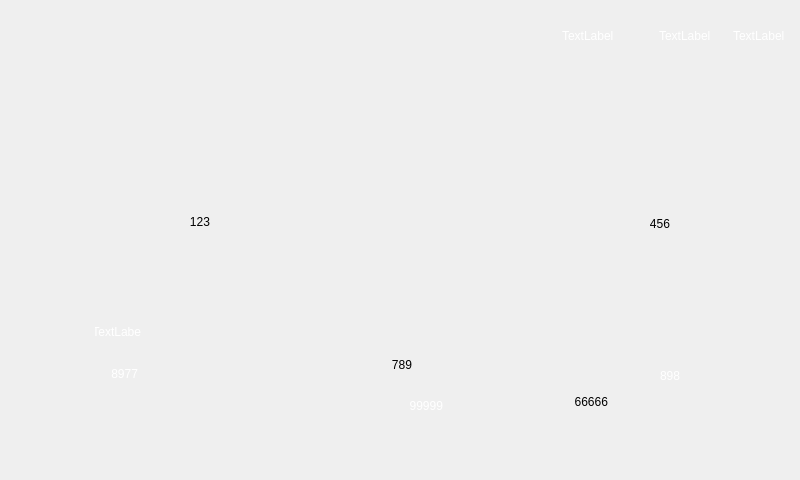
<?xml version="1.0" encoding="UTF-8"?>
<ui version="4.0">
 <class>Widget</class>
 <widget class="QWidget" name="Widget">
  <property name="geometry">
   <rect>
    <x>0</x>
    <y>0</y>
    <width>800</width>
    <height>480</height>
   </rect>
  </property>
  <property name="windowTitle">
   <string>Widget</string>
  </property>
  <widget class="QStackedWidget" name="stackedWidget">
   <property name="geometry">
    <rect>
     <x>0</x>
     <y>0</y>
     <width>800</width>
     <height>480</height>
    </rect>
   </property>
   <property name="styleSheet">
    <string notr="true"/>
   </property>
   <property name="currentIndex">
    <number>0</number>
   </property>
   <widget class="QWidget" name="page">
    <widget class="QLabel" name="label">
     <property name="geometry">
      <rect>
       <x>170</x>
       <y>75</y>
       <width>471</width>
       <height>170</height>
      </rect>
     </property>
     <property name="styleSheet">
      <string notr="true"/>
     </property>
     <property name="text">
      <string/>
     </property>
    </widget>
    <widget class="QLabel" name="label_2">
     <property name="geometry">
      <rect>
       <x>70</x>
       <y>72</y>
       <width>204</width>
       <height>204</height>
      </rect>
     </property>
     <property name="styleSheet">
      <string notr="true">border-image: url(:/new/prefix1/img/icon/zhuansu.png);</string>
     </property>
     <property name="text">
      <string/>
     </property>
    </widget>
    <widget class="QLabel" name="label_3">
     <property name="geometry">
      <rect>
       <x>562</x>
       <y>15</y>
       <width>95</width>
       <height>41</height>
      </rect>
     </property>
     <property name="styleSheet">
      <string notr="true">color: rgb(255, 255, 255);
font: 75 14pt &quot;Ubuntu&quot;;</string>
     </property>
     <property name="text">
      <string>TextLabel</string>
     </property>
    </widget>
    <widget class="QLabel" name="label_5">
     <property name="geometry">
      <rect>
       <x>526</x>
       <y>72</y>
       <width>204</width>
       <height>204</height>
      </rect>
     </property>
     <property name="styleSheet">
      <string notr="true">border-image: url(:/new/prefix1/img/icon/shuiwen.png);</string>
     </property>
     <property name="text">
      <string/>
     </property>
    </widget>
    <widget class="QLabel" name="label_6">
     <property name="geometry">
      <rect>
       <x>130</x>
       <y>210</y>
       <width>80</width>
       <height>24</height>
      </rect>
     </property>
     <property name="styleSheet">
      <string notr="true">font: 75 italic 16pt &quot;Ubuntu&quot;;
font: 75 16pt &quot;Ubuntu&quot;;</string>
     </property>
     <property name="text">
      <string>123</string>
     </property>
     <property name="alignment">
      <set>Qt::AlignRight|Qt::AlignTrailing|Qt::AlignVCenter</set>
     </property>
    </widget>
    <widget class="QLabel" name="label_7">
     <property name="geometry">
      <rect>
       <x>594</x>
       <y>212</y>
       <width>76</width>
       <height>24</height>
      </rect>
     </property>
     <property name="styleSheet">
      <string notr="true">font: 75 italic 16pt &quot;Ubuntu&quot;;
font: 75 16pt &quot;Ubuntu&quot;;</string>
     </property>
     <property name="text">
      <string>456</string>
     </property>
     <property name="alignment">
      <set>Qt::AlignRight|Qt::AlignTrailing|Qt::AlignVCenter</set>
     </property>
    </widget>
    <widget class="QLabel" name="label_8">
     <property name="geometry">
      <rect>
       <x>357</x>
       <y>353</y>
       <width>55</width>
       <height>24</height>
      </rect>
     </property>
     <property name="styleSheet">
      <string notr="true">font: 75 italic 16pt &quot;Ubuntu&quot;;
font: 75 16pt &quot;Ubuntu&quot;;
</string>
     </property>
     <property name="text">
      <string>789</string>
     </property>
     <property name="alignment">
      <set>Qt::AlignRight|Qt::AlignTrailing|Qt::AlignVCenter</set>
     </property>
    </widget>
    <widget class="QLabel" name="label_9">
     <property name="geometry">
      <rect>
       <x>366</x>
       <y>394</y>
       <width>77</width>
       <height>24</height>
      </rect>
     </property>
     <property name="styleSheet">
      <string notr="true">font: 75 16pt &quot;Ubuntu&quot;;
color: rgb(255, 255, 255);</string>
     </property>
     <property name="text">
      <string>99999</string>
     </property>
     <property name="alignment">
      <set>Qt::AlignRight|Qt::AlignTrailing|Qt::AlignVCenter</set>
     </property>
    </widget>
    <widget class="QLabel" name="label_4">
     <property name="geometry">
      <rect>
       <x>240</x>
       <y>15</y>
       <width>311</width>
       <height>41</height>
      </rect>
     </property>
     <property name="styleSheet">
      <string notr="true">font: 75 16pt &quot;Ubuntu&quot;;
color: rgb(255, 255, 0);</string>
     </property>
     <property name="text">
      <string/>
     </property>
     <property name="alignment">
      <set>Qt::AlignCenter</set>
     </property>
    </widget>
    <widget class="QLabel" name="label_10">
     <property name="geometry">
      <rect>
       <x>87</x>
       <y>363</y>
       <width>51</width>
       <height>21</height>
      </rect>
     </property>
     <property name="styleSheet">
      <string notr="true">color: rgb(255, 255, 255);
font: 75 16pt &quot;Ubuntu&quot;;</string>
     </property>
     <property name="text">
      <string>8977</string>
     </property>
     <property name="alignment">
      <set>Qt::AlignRight|Qt::AlignTrailing|Qt::AlignVCenter</set>
     </property>
    </widget>
    <widget class="QLabel" name="label_11">
     <property name="geometry">
      <rect>
       <x>660</x>
       <y>363</y>
       <width>54</width>
       <height>26</height>
      </rect>
     </property>
     <property name="styleSheet">
      <string notr="true">color: rgb(255, 255, 255);
font: 75 16pt &quot;Ubuntu&quot;;</string>
     </property>
     <property name="text">
      <string>898</string>
     </property>
    </widget>
    <widget class="QLabel" name="label_12">
     <property name="geometry">
      <rect>
       <x>733</x>
       <y>15</y>
       <width>66</width>
       <height>41</height>
      </rect>
     </property>
     <property name="styleSheet">
      <string notr="true">color: rgb(255, 255, 255);
font: 75 14pt &quot;Ubuntu&quot;;</string>
     </property>
     <property name="text">
      <string>TextLabel</string>
     </property>
    </widget>
    <widget class="QLabel" name="label_13">
     <property name="geometry">
      <rect>
       <x>659</x>
       <y>15</y>
       <width>77</width>
       <height>41</height>
      </rect>
     </property>
     <property name="styleSheet">
      <string notr="true">color: rgb(255, 255, 255);
font: 75 14pt &quot;Ubuntu&quot;;</string>
     </property>
     <property name="text">
      <string>TextLabel</string>
     </property>
    </widget>
    <widget class="QLabel" name="label_14">
     <property name="geometry">
      <rect>
       <x>656</x>
       <y>322</y>
       <width>54</width>
       <height>26</height>
      </rect>
     </property>
     <property name="styleSheet">
      <string notr="true">color: rgb(255, 255, 255);
font: 75 16pt &quot;Ubuntu&quot;;</string>
     </property>
     <property name="text">
      <string/>
     </property>
    </widget>
    <widget class="QLabel" name="label_15">
     <property name="geometry">
      <rect>
       <x>310</x>
       <y>15</y>
       <width>151</width>
       <height>41</height>
      </rect>
     </property>
     <property name="styleSheet">
      <string notr="true">color: rgb(255, 0, 0);
font: 75 italic 16pt &quot;Ubuntu&quot;;</string>
     </property>
     <property name="text">
      <string/>
     </property>
     <property name="alignment">
      <set>Qt::AlignCenter</set>
     </property>
    </widget>
    <widget class="QLabel" name="label_20">
     <property name="geometry">
      <rect>
       <x>95</x>
       <y>316</y>
       <width>46</width>
       <height>31</height>
      </rect>
     </property>
     <property name="styleSheet">
      <string notr="true">color: rgb(255, 255, 255);
font: 75 16pt &quot;Ubuntu&quot;;</string>
     </property>
     <property name="text">
      <string>TextLabel</string>
     </property>
     <property name="alignment">
      <set>Qt::AlignCenter</set>
     </property>
    </widget>
    <widget class="QLabel" name="label_21">
     <property name="geometry">
      <rect>
       <x>554</x>
       <y>391</y>
       <width>54</width>
       <height>22</height>
      </rect>
     </property>
     <property name="styleSheet">
      <string notr="true">font: 75 16pt &quot;Ubuntu&quot;;</string>
     </property>
     <property name="text">
      <string>66666</string>
     </property>
     <property name="alignment">
      <set>Qt::AlignRight|Qt::AlignTrailing|Qt::AlignVCenter</set>
     </property>
    </widget>
   </widget>
   <widget class="QWidget" name="page_2">
    <widget class="QLineEdit" name="lineEdit">
     <property name="geometry">
      <rect>
       <x>350</x>
       <y>155</y>
       <width>65</width>
       <height>29</height>
      </rect>
     </property>
     <property name="text">
      <string>中文</string>
     </property>
    </widget>
    <widget class="QLineEdit" name="lineEdit_2">
     <property name="geometry">
      <rect>
       <x>426</x>
       <y>155</y>
       <width>70</width>
       <height>31</height>
      </rect>
     </property>
     <property name="text">
      <string>English</string>
     </property>
    </widget>
    <widget class="QProgressBar" name="progressBar">
     <property name="geometry">
      <rect>
       <x>372</x>
       <y>253</y>
       <width>169</width>
       <height>13</height>
      </rect>
     </property>
     <property name="focusPolicy">
      <enum>Qt::StrongFocus</enum>
     </property>
     <property name="value">
      <number>24</number>
     </property>
    </widget>
    <widget class="QDateTimeEdit" name="dateTimeEdit">
     <property name="geometry">
      <rect>
       <x>340</x>
       <y>200</y>
       <width>236</width>
       <height>31</height>
      </rect>
     </property>
     <property name="timeSpec">
      <enum>Qt::LocalTime</enum>
     </property>
    </widget>
   </widget>
   <widget class="QWidget" name="page_3">
    <widget class="QPushButton" name="pushButton_2">
     <property name="geometry">
      <rect>
       <x>507</x>
       <y>391</y>
       <width>114</width>
       <height>88</height>
      </rect>
     </property>
     <property name="focusPolicy">
      <enum>Qt::NoFocus</enum>
     </property>
     <property name="styleSheet">
      <string notr="true">border-image: url(:/new/prefix1/img/jiemian/labayes.png);</string>
     </property>
     <property name="text">
      <string/>
     </property>
    </widget>
   </widget>
   <widget class="QWidget" name="page_4">
    <widget class="QListWidget" name="listWidget">
     <property name="geometry">
      <rect>
       <x>310</x>
       <y>150</y>
       <width>171</width>
       <height>131</height>
      </rect>
     </property>
     <property name="styleSheet">
      <string notr="true">background-color: rgb(81, 81, 81);
gridline-color: rgb(255, 0, 0);
color: rgb(255, 255, 255);</string>
     </property>
     <property name="viewMode">
      <enum>QListView::ListMode</enum>
     </property>
    </widget>
   </widget>
   <widget class="QWidget" name="page_5"/>
   <widget class="QWidget" name="page_6">
    <widget class="QListWidget" name="listWidget_2">
     <property name="geometry">
      <rect>
       <x>280</x>
       <y>170</y>
       <width>283</width>
       <height>72</height>
      </rect>
     </property>
     <property name="styleSheet">
      <string notr="true">background-color: rgb(81, 81, 81);
gridline-color: rgb(255, 0, 0);
color: rgb(255, 255, 255);</string>
     </property>
    </widget>
   </widget>
   <widget class="QWidget" name="page_7">
    <widget class="QListWidget" name="listWidget_3">
     <property name="geometry">
      <rect>
       <x>258</x>
       <y>117</y>
       <width>162</width>
       <height>224</height>
      </rect>
     </property>
     <property name="styleSheet">
      <string notr="true">background-color: rgb(81, 81, 81);
gridline-color: rgb(255, 0, 0);
color: rgb(255, 255, 255);</string>
     </property>
    </widget>
    <widget class="QListWidget" name="listWidget_4">
     <property name="geometry">
      <rect>
       <x>442</x>
       <y>117</y>
       <width>162</width>
       <height>225</height>
      </rect>
     </property>
     <property name="styleSheet">
      <string notr="true">background-color: rgb(81, 81, 81);
gridline-color: rgb(255, 0, 0);
color: rgb(255, 255, 255);</string>
     </property>
    </widget>
   </widget>
   <widget class="QWidget" name="page_8"/>
   <widget class="QWidget" name="page_9"/>
   <widget class="QWidget" name="page_10">
    <widget class="QListWidget" name="listWidget_5">
     <property name="geometry">
      <rect>
       <x>310</x>
       <y>113</y>
       <width>172</width>
       <height>213</height>
      </rect>
     </property>
     <property name="styleSheet">
      <string notr="true">background-color: rgb(81, 81, 81);
gridline-color: rgb(255, 0, 0);
color: rgb(255, 255, 255);</string>
     </property>
    </widget>
   </widget>
   <widget class="QWidget" name="page_11">
    <widget class="QLabel" name="label_16">
     <property name="geometry">
      <rect>
       <x>244</x>
       <y>154</y>
       <width>312</width>
       <height>182</height>
      </rect>
     </property>
     <property name="styleSheet">
      <string notr="true">background-color: rgb(255, 0, 0);</string>
     </property>
     <property name="text">
      <string/>
     </property>
    </widget>
   </widget>
   <widget class="QWidget" name="page_12">
    <widget class="QTableWidget" name="tableWidget_3">
     <property name="geometry">
      <rect>
       <x>178</x>
       <y>110</y>
       <width>451</width>
       <height>175</height>
      </rect>
     </property>
     <property name="styleSheet">
      <string notr="true">color: rgb(255, 255, 255);
gridline-color: rgb(255, 0, 0);
background-color: rgb(70, 70, 70);</string>
     </property>
     <property name="verticalScrollBarPolicy">
      <enum>Qt::ScrollBarAlwaysOff</enum>
     </property>
     <property name="horizontalScrollBarPolicy">
      <enum>Qt::ScrollBarAlwaysOff</enum>
     </property>
     <row>
      <property name="text">
       <string/>
      </property>
      <property name="font">
       <font>
        <pointsize>17</pointsize>
       </font>
      </property>
     </row>
     <row>
      <property name="text">
       <string/>
      </property>
     </row>
     <row>
      <property name="text">
       <string/>
      </property>
     </row>
     <column>
      <property name="text">
       <string>名称</string>
      </property>
     </column>
     <column>
      <property name="text">
       <string>实际值</string>
      </property>
     </column>
     <column>
      <property name="text">
       <string>最大值</string>
      </property>
     </column>
     <column>
      <property name="text">
       <string>中间值</string>
      </property>
     </column>
     <column>
      <property name="text">
       <string>最小值</string>
      </property>
     </column>
     <column>
      <property name="text">
       <string>偏移值</string>
      </property>
     </column>
     <item row="0" column="0">
      <property name="text">
       <string>手柄</string>
      </property>
     </item>
     <item row="1" column="0">
      <property name="text">
       <string>行走泵</string>
      </property>
     </item>
     <item row="2" column="0">
      <property name="text">
       <string>凹板间隙</string>
      </property>
     </item>
    </widget>
    <widget class="QLineEdit" name="lineEdit_7">
     <property name="geometry">
      <rect>
       <x>490</x>
       <y>275</y>
       <width>141</width>
       <height>36</height>
      </rect>
     </property>
     <property name="styleSheet">
      <string notr="true">color: rgb(255, 0, 0);
background-color: rgb(255, 170, 0);
font: 75 16pt &quot;Ubuntu&quot;;</string>
     </property>
     <property name="text">
      <string>恢复默认值</string>
     </property>
    </widget>
    <widget class="QLabel" name="label_17">
     <property name="geometry">
      <rect>
       <x>178</x>
       <y>310</y>
       <width>451</width>
       <height>41</height>
      </rect>
     </property>
     <property name="styleSheet">
      <string notr="true">font: 75 12pt &quot;Ubuntu&quot;;
background-color: rgb(255, 255, 255);
</string>
     </property>
     <property name="frameShape">
      <enum>QFrame::Box</enum>
     </property>
     <property name="text">
      <string>操作提示：</string>
     </property>
    </widget>
   </widget>
   <widget class="QWidget" name="page_13">
    <widget class="QLineEdit" name="lineEdit_30">
     <property name="geometry">
      <rect>
       <x>461</x>
       <y>303</y>
       <width>101</width>
       <height>29</height>
      </rect>
     </property>
     <property name="text">
      <string>恢复到默认值</string>
     </property>
    </widget>
    <widget class="QLineEdit" name="lineEdit_23">
     <property name="geometry">
      <rect>
       <x>343</x>
       <y>163</y>
       <width>41</width>
       <height>21</height>
      </rect>
     </property>
    </widget>
    <widget class="QLineEdit" name="lineEdit_27">
     <property name="geometry">
      <rect>
       <x>343</x>
       <y>230</y>
       <width>41</width>
       <height>21</height>
      </rect>
     </property>
    </widget>
    <widget class="QLineEdit" name="lineEdit_25">
     <property name="geometry">
      <rect>
       <x>343</x>
       <y>197</y>
       <width>41</width>
       <height>21</height>
      </rect>
     </property>
    </widget>
    <widget class="QLineEdit" name="lineEdit_24">
     <property name="geometry">
      <rect>
       <x>490</x>
       <y>163</y>
       <width>41</width>
       <height>21</height>
      </rect>
     </property>
    </widget>
    <widget class="QLineEdit" name="lineEdit_28">
     <property name="geometry">
      <rect>
       <x>490</x>
       <y>230</y>
       <width>41</width>
       <height>21</height>
      </rect>
     </property>
    </widget>
    <widget class="QLineEdit" name="lineEdit_29">
     <property name="geometry">
      <rect>
       <x>490</x>
       <y>262</y>
       <width>41</width>
       <height>21</height>
      </rect>
     </property>
    </widget>
    <widget class="QLineEdit" name="lineEdit_26">
     <property name="geometry">
      <rect>
       <x>490</x>
       <y>197</y>
       <width>41</width>
       <height>21</height>
      </rect>
     </property>
    </widget>
   </widget>
   <widget class="QWidget" name="page_14">
    <widget class="QTableWidget" name="tableWidget_2">
     <property name="geometry">
      <rect>
       <x>216</x>
       <y>110</y>
       <width>415</width>
       <height>250</height>
      </rect>
     </property>
     <property name="styleSheet">
      <string notr="true">color: rgb(255, 255, 255);
gridline-color: rgb(255, 0, 0);
background-color: rgb(70, 70, 70);</string>
     </property>
     <property name="verticalScrollBarPolicy">
      <enum>Qt::ScrollBarAlwaysOff</enum>
     </property>
     <property name="horizontalScrollBarPolicy">
      <enum>Qt::ScrollBarAsNeeded</enum>
     </property>
     <row>
      <property name="text">
       <string/>
      </property>
     </row>
     <row>
      <property name="text">
       <string/>
      </property>
     </row>
     <row>
      <property name="text">
       <string/>
      </property>
     </row>
     <row>
      <property name="text">
       <string/>
      </property>
     </row>
     <row>
      <property name="text">
       <string/>
      </property>
     </row>
     <row>
      <property name="text">
       <string/>
      </property>
     </row>
     <row>
      <property name="text">
       <string/>
      </property>
     </row>
     <row>
      <property name="text">
       <string/>
      </property>
     </row>
     <row>
      <property name="text">
       <string/>
      </property>
     </row>
     <row>
      <property name="text">
       <string/>
      </property>
     </row>
     <column>
      <property name="text">
       <string>SPN</string>
      </property>
     </column>
     <column>
      <property name="text">
       <string>FMI</string>
      </property>
     </column>
     <column>
      <property name="text">
       <string>故障码描述</string>
      </property>
     </column>
    </widget>
   </widget>
   <widget class="QWidget" name="page_15">
    <widget class="QTableWidget" name="tableWidget">
     <property name="geometry">
      <rect>
       <x>256</x>
       <y>116</y>
       <width>304</width>
       <height>247</height>
      </rect>
     </property>
     <property name="styleSheet">
      <string notr="true">color: rgb(255, 255, 255);
gridline-color: rgb(255, 0, 0);
background-color: rgb(70, 70, 70);</string>
     </property>
     <property name="verticalScrollBarPolicy">
      <enum>Qt::ScrollBarAlwaysOff</enum>
     </property>
     <row>
      <property name="text">
       <string/>
      </property>
     </row>
     <row>
      <property name="text">
       <string/>
      </property>
     </row>
     <row>
      <property name="text">
       <string/>
      </property>
     </row>
     <row>
      <property name="text">
       <string/>
      </property>
     </row>
     <row>
      <property name="text">
       <string/>
      </property>
     </row>
     <row>
      <property name="text">
       <string/>
      </property>
     </row>
     <row>
      <property name="text">
       <string/>
      </property>
     </row>
     <row>
      <property name="text">
       <string/>
      </property>
     </row>
     <row>
      <property name="text">
       <string/>
      </property>
     </row>
     <row>
      <property name="text">
       <string/>
      </property>
     </row>
     <column>
      <property name="text">
       <string>代码</string>
      </property>
      <property name="textAlignment">
       <set>AlignHCenter|AlignVCenter|AlignCenter</set>
      </property>
     </column>
     <column>
      <property name="text">
       <string>故障描述</string>
      </property>
      <property name="textAlignment">
       <set>AlignHCenter|AlignVCenter|AlignCenter</set>
      </property>
     </column>
    </widget>
   </widget>
   <widget class="QWidget" name="page_16">
    <widget class="QLabel" name="label_18">
     <property name="geometry">
      <rect>
       <x>360</x>
       <y>207</y>
       <width>201</width>
       <height>32</height>
      </rect>
     </property>
     <property name="styleSheet">
      <string notr="true">font: 75 16pt &quot;Ubuntu&quot;;</string>
     </property>
     <property name="text">
      <string>发动机品牌</string>
     </property>
     <property name="alignment">
      <set>Qt::AlignCenter</set>
     </property>
    </widget>
    <widget class="QLabel" name="label_19">
     <property name="geometry">
      <rect>
       <x>360</x>
       <y>173</y>
       <width>201</width>
       <height>32</height>
      </rect>
     </property>
     <property name="styleSheet">
      <string notr="true">font: 75 16pt &quot;Ubuntu&quot;;</string>
     </property>
     <property name="text">
      <string>机器型号</string>
     </property>
     <property name="alignment">
      <set>Qt::AlignCenter</set>
     </property>
    </widget>
   </widget>
   <widget class="QWidget" name="page_17">
    <widget class="QListWidget" name="listWidget_6">
     <property name="geometry">
      <rect>
       <x>307</x>
       <y>164</y>
       <width>221</width>
       <height>158</height>
      </rect>
     </property>
     <property name="styleSheet">
      <string notr="true">background-color: rgb(81, 81, 81);
gridline-color: rgb(255, 0, 0);
color: rgb(255, 255, 255);</string>
     </property>
     <property name="verticalScrollBarPolicy">
      <enum>Qt::ScrollBarAlwaysOff</enum>
     </property>
     <property name="horizontalScrollBarPolicy">
      <enum>Qt::ScrollBarAlwaysOff</enum>
     </property>
    </widget>
   </widget>
   <widget class="QWidget" name="page_18"/>
   <widget class="QWidget" name="page_19">
    <widget class="QListWidget" name="listWidget_7">
     <property name="geometry">
      <rect>
       <x>315</x>
       <y>120</y>
       <width>91</width>
       <height>231</height>
      </rect>
     </property>
     <property name="styleSheet">
      <string notr="true">background-color: rgb(81, 81, 81);
gridline-color: rgb(255, 0, 0);
color: rgb(255, 255, 255);</string>
     </property>
     <property name="verticalScrollBarPolicy">
      <enum>Qt::ScrollBarAlwaysOff</enum>
     </property>
     <property name="horizontalScrollBarPolicy">
      <enum>Qt::ScrollBarAlwaysOff</enum>
     </property>
     <item>
      <property name="text">
       <string>玉米</string>
      </property>
      <property name="font">
       <font>
        <pointsize>16</pointsize>
        <weight>50</weight>
        <bold>false</bold>
       </font>
      </property>
     </item>
     <item>
      <property name="text">
       <string>小麦</string>
      </property>
      <property name="font">
       <font>
        <pointsize>16</pointsize>
        <weight>50</weight>
        <bold>false</bold>
       </font>
      </property>
     </item>
     <item>
      <property name="text">
       <string>水稻</string>
      </property>
      <property name="font">
       <font>
        <pointsize>16</pointsize>
        <weight>50</weight>
        <bold>false</bold>
       </font>
      </property>
     </item>
     <item>
      <property name="text">
       <string>大豆</string>
      </property>
      <property name="font">
       <font>
        <pointsize>16</pointsize>
        <weight>50</weight>
        <bold>false</bold>
       </font>
      </property>
     </item>
     <item>
      <property name="text">
       <string>油菜籽</string>
      </property>
      <property name="font">
       <font>
        <pointsize>16</pointsize>
        <weight>50</weight>
        <bold>false</bold>
       </font>
      </property>
     </item>
     <item>
      <property name="text">
       <string>大麦</string>
      </property>
      <property name="font">
       <font>
        <pointsize>16</pointsize>
        <weight>50</weight>
        <bold>false</bold>
       </font>
      </property>
     </item>
     <item>
      <property name="text">
       <string>燕麦</string>
      </property>
      <property name="font">
       <font>
        <pointsize>16</pointsize>
        <weight>50</weight>
        <bold>false</bold>
       </font>
      </property>
     </item>
     <item>
      <property name="text">
       <string>黑麦</string>
      </property>
      <property name="font">
       <font>
        <pointsize>16</pointsize>
        <weight>50</weight>
        <bold>false</bold>
       </font>
      </property>
     </item>
    </widget>
    <widget class="QLineEdit" name="lineEdit_3">
     <property name="geometry">
      <rect>
       <x>450</x>
       <y>150</y>
       <width>91</width>
       <height>31</height>
      </rect>
     </property>
    </widget>
    <widget class="QLineEdit" name="lineEdit_4">
     <property name="geometry">
      <rect>
       <x>450</x>
       <y>210</y>
       <width>81</width>
       <height>27</height>
      </rect>
     </property>
    </widget>
    <widget class="QLineEdit" name="lineEdit_5">
     <property name="geometry">
      <rect>
       <x>450</x>
       <y>270</y>
       <width>81</width>
       <height>27</height>
      </rect>
     </property>
    </widget>
    <widget class="QLineEdit" name="lineEdit_6">
     <property name="geometry">
      <rect>
       <x>480</x>
       <y>310</y>
       <width>111</width>
       <height>31</height>
      </rect>
     </property>
     <property name="styleSheet">
      <string notr="true">font: 75 14pt &quot;Ubuntu&quot;;
background-color: rgb(255, 170, 0);</string>
     </property>
     <property name="text">
      <string>恢复默认值</string>
     </property>
    </widget>
   </widget>
  </widget>
 </widget>
 <layoutdefault spacing="6" margin="11"/>
 <resources/>
 <connections/>
</ui>
